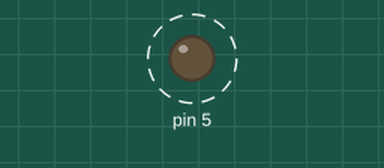
Recording of a sketch running on a simulated Arduino Uno, built with avr-gcc and run on an emulated ATmega328P. Shown: output pins drawn as LEDs (lit = HIGH). Dashed ring = blinking.

Above: at 0.5 s.
Timing chart, 0 to 4.7 s (numbered marks = the images above):
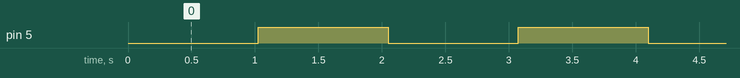

The sketch:

sketch.ino
```cpp
#include <avr/io.h>
#include <util/delay.h>

void Timer0_init()
{
  //tryb pracy CTC
  TCCR0A |= (1<<WGM01);

  //prescaler 1024 -> (16 000 000 /(1024*1000)) = 15,62 -> 1ms
  TCCR0B |= (1<<CS02);
  TCCR0B |= (1<<CS00);

  //1ms
  OCR0A = 15;

  //włączenie przerwań
  TIMSK0 |= (1<<OCIE0A);

  //wlaczenie przerwań
  sei();
}


volatile int licznik =0;
int main()
{
  //diody
  DDRD |= (1<<PD5);

  PORTD &= ~(1<<PD5);

  Timer0_init();

  while(1)
  {}

  return 0;
}

ISR(TIMER0_COMPA_vect)
{
  licznik++;
  if(licznik==1000)
  {
    PORTD ^= (1<<PD5); // Zmiana stanu diody
    licznik=0;
  }
}
```

Measured:
- by itself, pin 5: alternates HIGH for 1.0 s and LOW for 1.0 s
